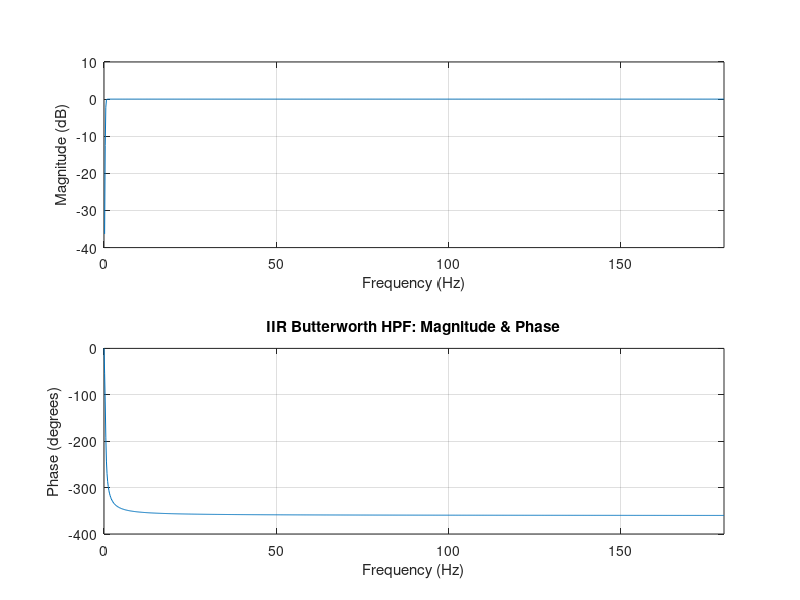
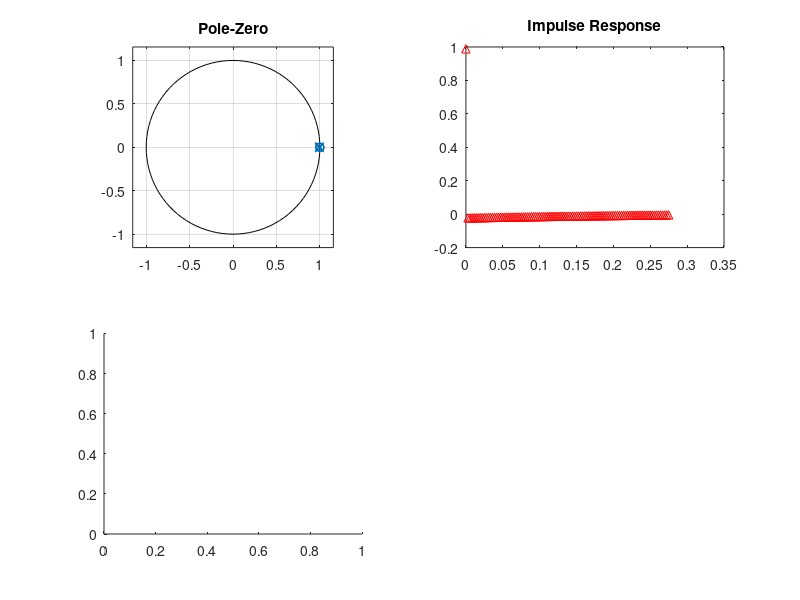

These charts were generated, in order, by the following MATLAB code: (Note: this script raises an error after producing the figures.)
%%
fs = 360;           % Sampling frequency
fc = 0.5;           % Cutoff frequency
order = 4;          % Filter order

[b, a] = butter(order, fc/(fs/2), 'high');

figure;
freqz(b, a, 1024, fs); 
title('IIR Butterworth HPF: Magnitude & Phase');

figure;
subplot(2,2,1); 
zplane(b, a); 
title('Pole-Zero');

subplot(2,2,2); 
impz(b, a, 100, fs); 
title('Impulse Response');

subplot(2,2,3); 
stepz(b, a, 100, fs); 
title('Step Response');

%%
fs = 360;           % Sampling frequency
f_notch = 50;       % Frequency of the notch
bw = 2;             % Bandwidth of the notch
[b, a] = iirnotch(f_notch/(fs/2), bw/(fs/2));

% Analysis
figure;
freqz(b, a, 1024, fs); 
title('Notch Filter: Magnitude & Phase');

figure;
subplot(2,2,1); 
zplane(b, a); 
title('Pole-Zero');

subplot(2,2,2); 
impz(b, a, 100, fs); 
title('Impulse Response');

subplot(2,2,3); 
stepz(b, a, 100, fs); 
title('Step Response');

%%
fs = 360;           % Sampling frequency
fc = 100;           % Cutoff for Muscle Noise
num_taps = 51;      % 50 + 1
b = fir1(num_taps - 1, fc/(fs/2), 'low', hamming(num_taps));

% Analysis
figure;
freqz(b, 1, 1024, fs); 
title('FIR Window-based Filter: Magnitude & Phase');

figure;
subplot(2,2,1); 
zplane(b, 1); 
title('Pole-Zero');

subplot(2,2,2); 
stem(b); 
title('Impulse Response');

subplot(2,2,3); 
stepz(b, 1, 100, fs); 
title('Step Response');
